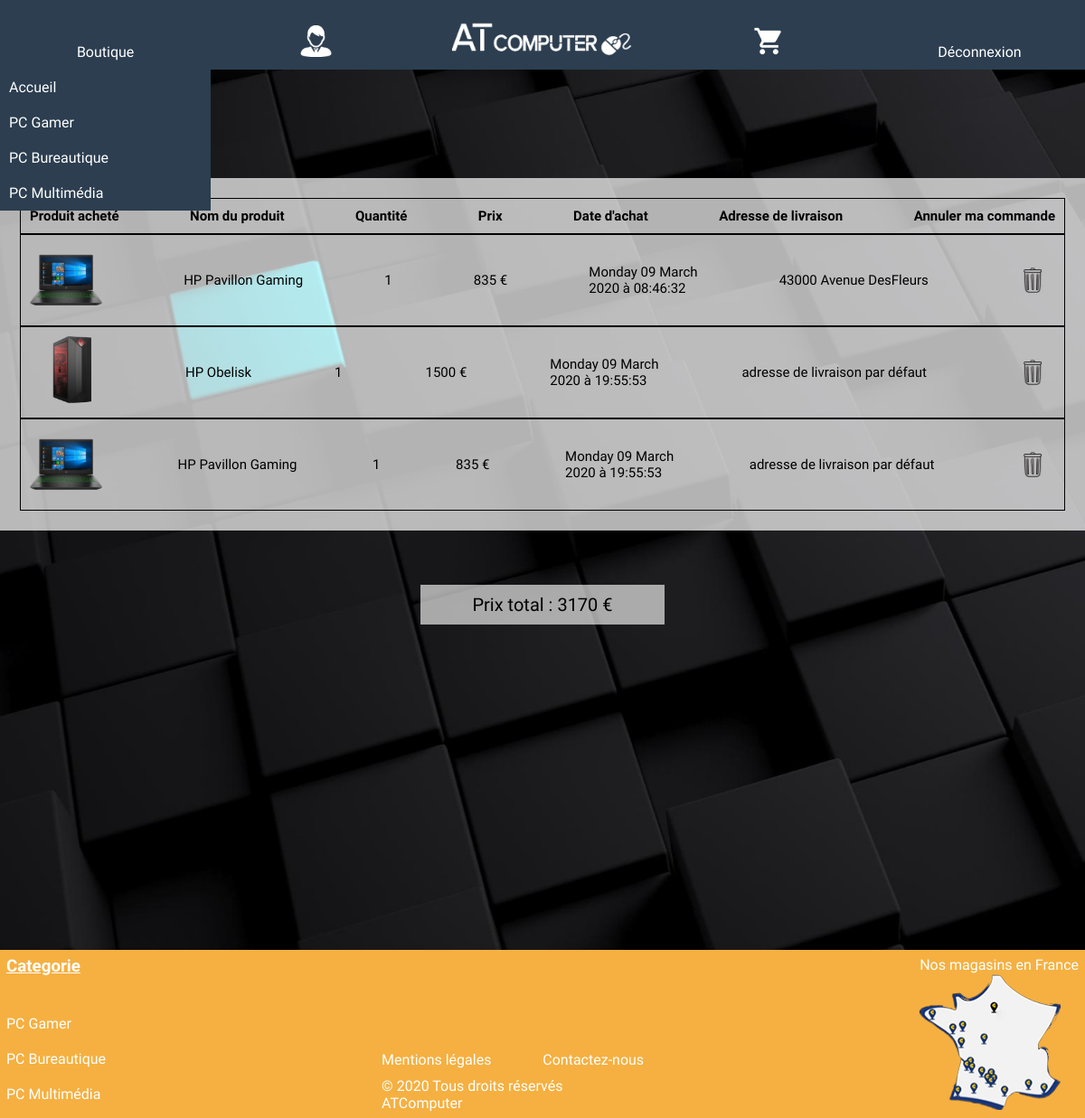
Screenshot of /sources/commande.php (signed in) with the database file from the repository.
### tables this page shows
CREATE TABLE IF NOT EXISTS `commande` (
  `id` int(11) NOT NULL AUTO_INCREMENT,
  `id_utilisateur` int(11) NOT NULL,
  `id_produits` int(11) NOT NULL,
  `quantité` int(11) NOT NULL,
  `prix` int(11) NOT NULL,
  `date` datetime NOT NULL DEFAULT CURRENT_TIMESTAMP,
  `adresse` varchar(255) NOT NULL,
  PRIMARY KEY (`id`)
);

CREATE TABLE IF NOT EXISTS `images` (
  `id` int(11) NOT NULL AUTO_INCREMENT,
  `id_produits` int(11) DEFAULT NULL,
  `chemin` varchar(255) DEFAULT NULL,
  `hauteur` int(11) NOT NULL,
  `largeur` int(11) NOT NULL,
  PRIMARY KEY (`id`)
);

CREATE TABLE IF NOT EXISTS `produits` (
  `id` int(11) NOT NULL AUTO_INCREMENT,
  `nom` varchar(255) NOT NULL,
  `id_categorie` int(11) NOT NULL,
  `id_sous_categorie` int(11) NOT NULL,
  `description` text NOT NULL,
  `prix` float NOT NULL,
  PRIMARY KEY (`id`)
);

CREATE TABLE IF NOT EXISTS `categorie` (
  `id` int(11) NOT NULL AUTO_INCREMENT,
  `nom` varchar(255) NOT NULL,
  `nomurl` varchar(255) NOT NULL,
  PRIMARY KEY (`id`)
);

### sources/functions.php (called while the page is built, shortened)
<?php
class userpdo
{
function connectdb()
	{
		$base = new PDO('mysql:host=localhost;dbname=boutique', 'root', '');
		return $base;
	}
}
class produit
{
	function connectdb()
	{
		try {
			$base = new PDO('mysql:host=localhost;dbname=boutique', 'root', '',
				array(PDO::MYSQL_ATTR_INIT_COMMAND => 'SET NAMES \'UTF8\''));
		} catch (PDOException $e) {
		    echo 'Connexion échouée : ' . $e->getMessage();
		}
		return $base;
	}
	public function categorie()
	{
	$tabcategorie=[];
	$categorie=$this->connectdb()->query("SELECT * FROM `categorie` ORDER BY id ASC");
	while($images = $categorie->fetch())
	{
		array_push($tabcategorie, $images);
	}
		return $tabcategorie;
	}
}
class panier
{
	function connectdb()
	{
		try {
			$base = new PDO('mysql:host=localhost;dbname=boutique', 'root', '',
				array(PDO::MYSQL_ATTR_INIT_COMMAND => 'SET NAMES \'UTF8\''));
		} catch (PDOException $e) {
		    echo 'Connexion échouée : ' . $e->getMessage();
		}
		return $base;
	}
	public function select_commande()
	{
		$tabcommande=[];
		$login=$_SESSION['login'];
		$id_user=$this->connectdb()->query("SELECT id FROM utilisateurs where login='$login'");
		$user = $id_user->fetch(PDO::FETCH_ASSOC);
		$utilisateur=$user['id'];
		$macommande=$this->connectdb()->query("SELECT *FROM commande, images, produits WHERE id_utilisateur='$utilisateur' and commande.id_produits=images.id_produits and commande.id_produits=produits.id ORDER BY commande.id ASC");
		while($affichage_commande=$macommande ->fetch())
		{
			array_push($tabcommande, $affichage_commande);
		}
		return $tabcommande;
	}
}
?>

### sources/commande.php (the view, shortened to what this page needs)
<?php include("functions.php");?>
<html>
	<head>
		<link href="boutique.css" rel="stylesheet">
	</head>
<body>
	<?php include("header.php"); ?>
	<?php
	$panier = new panier;
	$ma_commande=$panier ->select_commande();
	$date=date("F j, Y, g:i a");
	$date_actuelle=date_create($date);
if(sizeof($ma_commande) == 0)
{
?>
<div class="visite_boutique">
	<h1>Aucune commande passée</h1>
	<div>
		<a href="produits.php"><button>Visitez notre boutique</button></a>
	</div>
</div>
<?php
}
else
{
?>
<div class="infos_commande">
		<table>
				<tr>
					<th>Produit acheté</th>
					<th>Nom du produit</th>
					<th>Quantité</th>
					<th>Prix</th>
					<th>Date d'achat</th>
					<th>Adresse de livraison</th>
					<th>Annuler ma commande</th>
				</tr>
	<?php
	$a=0;
	for($i=0; $i < sizeof($ma_commande); $i++)
	{
	?>
		<tr>
			<td><img width="80px" src="<?php echo $ma_commande[$i][9];?>"></td>
			<td><?php echo $ma_commande[$i][13];?></td>
			<td><?php echo $ma_commande[$i][3];?></td>
			<td><?php echo $ma_commande[$i][4]*$ma_commande[$i][3]. " €";?></td>
			<td><?php echo strftime("%A %d %B", strtotime($ma_commande[$i][5]));
			echo '<br>';
			echo strftime("%G à %H:%M:%S", strtotime($ma_commande[$i][5]));?>
			</td>
			<td><?php echo $ma_commande[$i][6];?></td>
			<?php
			$date_bdd=date_create($ma_commande[$i][5]);
			if(date_timestamp_get($date_actuelle) - date_timestamp_get($date_bdd) > 86400)
			{
			?>
				<td>Délai dépassé (24h)</td>
			<?php
			}
			else
			{
			?>
			<td>
				<form class="corbeille" method="post" action="">
					<input type="submit" value="" name="supprimer_commande">
				</form>
			</td>
			<?php
			}
			?>
			<?php $a=$a+$ma_commande[$i][4]*$ma_commande[$i][3];?>
		</tr>
	<?php
	}
	?>
	</table>
</div>
<div class="prix_commande">
			<div><?php echo "Prix total : ".$a. " €"; ?></div>
</div>
<?php
}
?>
	<?php include("footer.php");?>
</body>
</html>

### sources/header.php (shortened to what this page needs)
<html lang="fr" dir="ltr">
<head>
  <link rel="stylesheet" href="boutique.css">
</head>
<header>
<nav>
  <ul>
  <li>
      <a class="menu" href="produits.php">Boutique</a>
    </li>
    <?php if(isset($_SESSION['login']))
    {
    ?>
    <li>
      <a href=""><div class="logoprofilhover"></div></a>
   </li>
   <li class="logo_responsive">
      <a href="index.php"><div class="logohover"></div></a>
   </li>
   <li>
      <a href="panier.php"><div class="logopanierhover"></div></a>
  </li>
  <li>
      <form class="disconnect" method="post" action="" >
        <input name="deco" type="submit" value="Déconnexion">
      </form>
  </li>
<?php
}
?>
</ul>
</nav>
</header>
</html>

### sources/footer.php
<?php
$produit = new produit;
$tab=$produit -> categorie();
?>
<footer>
	<div class="categorie">
		<div>
			<h3>Categorie</h3>
		</div>
		<div class="titre">
			<?php
			for($j=0; $j < sizeof($tab); $j++)
             {
             	?>
             	<a class="menu" href="sous-categorie.php?type=<?php echo $tab[$j][2];?>&id=<?php  echo $tab[$j][0];?>"><?php echo $tab[$j][1];?></a>
           		<?php
             }
			?>
		</div>
	</div>
	<div class="footer">
		<div id="mentions">
			<div>
				<a href="mentions.html">Mentions légales</a>
				<a href="contact.php">Contactez-nous</a>
			</div>
				<p>© 2020 Tous droits réservés ATComputer</p>
		</div>
	</div>
	<div class="img">
		<p>Nos magasins en France</p>
		<a href="https://www.google.fr/maps/place/Joliette,+Marseille/@43.3040531,5.3567312,15z/data=!3m1!4b1!4m5!3m4!1s0x12c9c0ed7442dacd:0x73ed2062a058ae62!8m2!3d43.3035953!4d5.3660975"><div class="map">
		</div></a>
	</div>
</footer>

### sources/boutique.css (style rules this page uses)
* { padding: 0; margin: 0; outline: none; font-family: 'Concert One' ; }
body { background-image: url('../img/fond_site.jpg'); background-size: cover; background-repeat: no-repeat; background-attachment: fixed; }
footer { display:flex; justify-content: space-between; width: 100%; background-color: #F5B041; margin-top: 5%; }
footer,p, h3, .categorie a, a { color:white; text-decoration: none; transition: 0.2s; }
footer .footer { display:flex; flex-direction: column; flex:2; justify-content: flex-end; align-items: center }
footer #mentions { display:flex; flex-direction: column; justify-content: space-between; width: 290px; padding: 7px; }
footer #mentions div { display:flex; width: 290px; justify-content: space-between; margin-bottom: 10px; }
footer .categorie h3 { text-decoration: underline; padding:7px; }
footer .categorie .titre { display:flex; flex-direction: column; justify-content: space-between; height: 50%; margin-top: 15%; padding:7px; }
footer .img { padding: 7px; }
footer .map { background-image:url(../img/map.png); background-repeat: no-repeat; height: 80%; transition: 0.8s; padding: 7px; }
input[type="submit"] { cursor:pointer; }
nav a { color: white; margin: 0; padding:13px; text-decoration: none; list-style-type:none; display: flex; flex-direction:row; justify-content: space-around; text-align: center; }
nav { width: 100%; text-align: center; padding:0; margin:0; }
ul { margin: 0; padding: 0; list-style: none; }
li { margin: 0; background-color: #2C3E50 ; }
.menu , .lien { display: block; padding: 10px 0; color: white; text-decoration: none; white-space: nowrap; text-overflow: ellipsis; position:relative; z-index:2; transition: 0.2s; }
nav > ul { display: table; width: 100%; }
nav > ul > li { display: table-cell; width: 16%; }
nav > ul li { position: relative; }
li a { transition: 0.2s; }
.logohover { height: 50px; background-image:url(../img/logo.png); background-size: 200px; width: 200px; transition: 0.2s; }
.logoprofilhover { height: 35px; background-image:url(../img/logo_profil.png); background-size: 35px; width: 35px; transition: 0.2s; }
.logopanierhover { height: 35px; background-image:url(../img/logo_panier.png); background-size: 35px; width: 35px; transition: 0.2s; }
.disconnect input[type="submit"] { border: none; background-color: transparent; color: white; font-size: 100%; transition: 0.2s; }
.infos_panier, .infos_commande { display:flex; justify-content: center; width:100%; margin-top: 10%; margin-bottom: 5%; }
.infos_panier table, .infos_commande table { background-color: rgba(255, 255, 255, 0.7); width: 70%; padding: 20px; font-size: 13px; }
.infos_panier table tr, .infos_commande table tr { display: flex; justify-content: space-between; align-items: center; padding: 10px; border: 1px solid; }
.prix_total, .prix_commande { width:100%; display: flex; justify-content: center; margin-bottom: 10%; }
.prix_commande div { width: 250px; background-color: rgba(255, 255, 255, 0.63); text-align: center; font-size: 20px; padding: 10px; display:flex; flex-direction: column; align-items: center; justify-content: space-between; }
.corbeille input[type="submit"] { width: 50px; height: 50px; background-image: url("../img/corbeille.png"); background-size: cover; background-color: transparent; border:none; transition: 0.5s; }
@media (max-width: 1200px) { .infos_panier table, .infos_commande table { background-color: rgba(255, 255, 255, 0.7); width: 100%; font-size: 15px; } }
@media (max-width: 1200px) { footer { margin-top:30%; } }

### rows the page displays
commande: images.chemin (picture), id_produits.nom "HP Pavillon Gaming", quantité "1", $ma_commande[$i][4]*$ma_commande[$i][3] "835", date "Monday 09 March", date "2020 à 08:46:32", adresse "43000 Avenue DesFleurs"
commande: images.chemin (picture), id_produits.nom "HP Obelisk", quantité "1", $ma_commande[$i][4]*$ma_commande[$i][3] "1500", date "Monday 09 March", date "2020 à 19:55:53", adresse "adresse de livraison par défaut"
commande: images.chemin (picture), id_produits.nom "HP Pavillon Gaming", quantité "1", $ma_commande[$i][4]*$ma_commande[$i][3] "835", date "Monday 09 March", date "2020 à 19:55:53", adresse "adresse de livraison par défaut"
categorie: nom "PC Gamer"
categorie: nom "PC Bureautique"
categorie: nom "PC Multimédia"

### other values shown
$a "3170"
